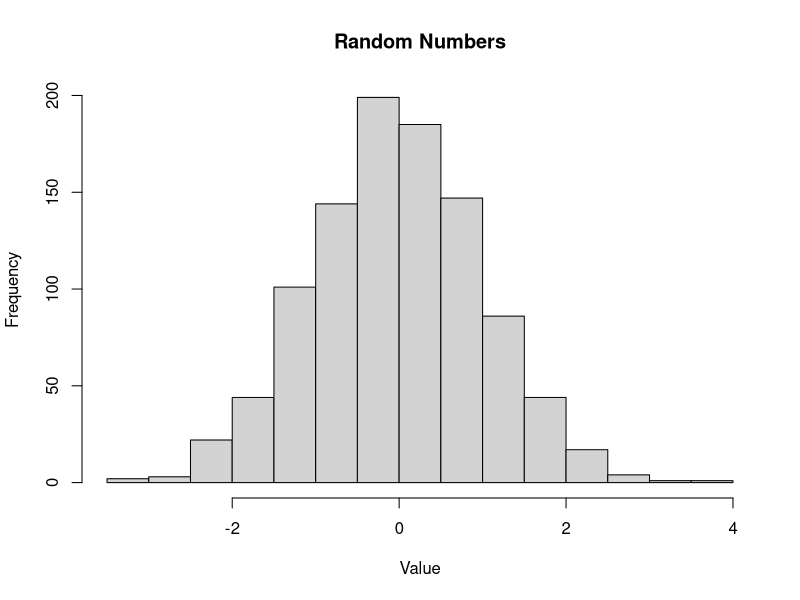

Write the R code that produced this figure.
## ---- chunk 1
data(iris)

iris[10,5]

## ---- chunk 2

Tail_Species <- tail(iris$Species, n=5)
Tail_Species

## ---- chunk 3

width <- iris$Sepal.Width
length <- iris$Sepal.Length


for (i in width) {
  for (j in length) {
      if (width[i] > 1) {
        mean_length <- mean(length[j])
    }
  }
}

mean_length


## ---- chunk 4

numbers <- 1:10

for (i in numbers) {
  if (numbers[i] < 5){
    LessThan <- numbers[i] * 3
    print(LessThan)
  } else {
    GreaterThan <- numbers[i] * 2
    print(GreaterThan)
  }
}

## ---- chunk 5
set.seed(184)

x <- 0

while (x < 3) {
  x <- rnorm(1, mean = 1, sd = 2)
  print(x)
} 

## ---- chunk 6

df <- data.frame(NULL)  # we need a placeholder, and it should be a data.frame 
Rows <- c(1:3)
Cols <- c(1:4)

for (j in 1:length(Cols)) {           # outer loop processed after each complete cycle of inner loop
  for (i in 1:length(Rows)) {         # inner loop processed most frequently
    df[i, j] <- i + j -1
  }
}

df

## ---- chunk 7

set.seed(184)
plotNormal <- function(repetitions, mean, sd){

  numbers <- rnorm(repetitions, mean, sd)
  hist(numbers, main = "Random Numbers", xlab = "Value", ylab = "Frequency")
}

plotNormal(1000, 0, 1)

## ---- chunk 8



